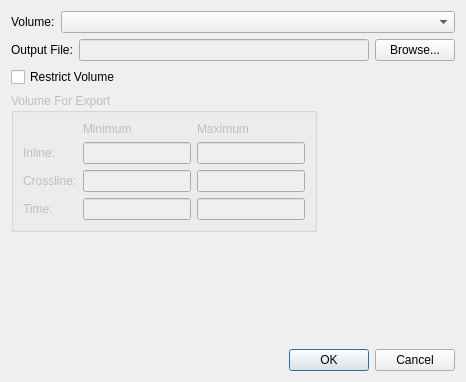
<?xml version="1.0" encoding="UTF-8"?>
<ui version="4.0">
 <class>ExportVolumeDialog</class>
 <widget class="QDialog" name="ExportVolumeDialog">
  <property name="geometry">
   <rect>
    <x>0</x>
    <y>0</y>
    <width>466</width>
    <height>382</height>
   </rect>
  </property>
  <property name="windowTitle">
   <string>Export Volume</string>
  </property>
  <layout class="QVBoxLayout" name="verticalLayout">
   <item>
    <layout class="QHBoxLayout" name="horizontalLayout_2">
     <item>
      <widget class="QLabel" name="label">
       <property name="text">
        <string>Volume:</string>
       </property>
      </widget>
     </item>
     <item>
      <widget class="QComboBox" name="cbVolume">
       <property name="sizePolicy">
        <sizepolicy hsizetype="MinimumExpanding" vsizetype="Fixed">
         <horstretch>0</horstretch>
         <verstretch>0</verstretch>
        </sizepolicy>
       </property>
      </widget>
     </item>
    </layout>
   </item>
   <item>
    <layout class="QHBoxLayout" name="horizontalLayout">
     <item>
      <widget class="QLabel" name="label_2">
       <property name="text">
        <string>Output File:</string>
       </property>
      </widget>
     </item>
     <item>
      <widget class="QLineEdit" name="leOutputFile">
       <property name="enabled">
        <bool>false</bool>
       </property>
      </widget>
     </item>
     <item>
      <widget class="QPushButton" name="pbBrowse">
       <property name="text">
        <string>Browse...</string>
       </property>
      </widget>
     </item>
    </layout>
   </item>
   <item>
    <widget class="QCheckBox" name="cbRestrictVolume">
     <property name="text">
      <string>Restrict Volume</string>
     </property>
    </widget>
   </item>
   <item>
    <layout class="QHBoxLayout" name="horizontalLayout_3">
     <item>
      <widget class="QGroupBox" name="gbVolume">
       <property name="enabled">
        <bool>false</bool>
       </property>
       <property name="title">
        <string>Volume For Export</string>
       </property>
       <layout class="QGridLayout" name="gridLayout">
        <item row="0" column="1">
         <widget class="QLabel" name="label_3">
          <property name="text">
           <string>Minimum</string>
          </property>
         </widget>
        </item>
        <item row="0" column="2">
         <widget class="QLabel" name="label_4">
          <property name="text">
           <string>Maximum</string>
          </property>
         </widget>
        </item>
        <item row="1" column="0">
         <widget class="QLabel" name="label_5">
          <property name="text">
           <string>Inline:</string>
          </property>
         </widget>
        </item>
        <item row="1" column="1">
         <widget class="QLineEdit" name="leMinInline"/>
        </item>
        <item row="1" column="2">
         <widget class="QLineEdit" name="leMaxInline"/>
        </item>
        <item row="2" column="0">
         <widget class="QLabel" name="label_6">
          <property name="text">
           <string>Crossline:</string>
          </property>
         </widget>
        </item>
        <item row="2" column="1">
         <widget class="QLineEdit" name="leMinCrossline"/>
        </item>
        <item row="2" column="2">
         <widget class="QLineEdit" name="leMaxCrossline"/>
        </item>
        <item row="3" column="0">
         <widget class="QLabel" name="label_7">
          <property name="text">
           <string>Time:</string>
          </property>
         </widget>
        </item>
        <item row="3" column="1">
         <widget class="QLineEdit" name="leMinTime">
          <property name="text">
           <string/>
          </property>
         </widget>
        </item>
        <item row="3" column="2">
         <widget class="QLineEdit" name="leMaxTime">
          <property name="text">
           <string/>
          </property>
         </widget>
        </item>
       </layout>
      </widget>
     </item>
     <item>
      <spacer name="horizontalSpacer">
       <property name="orientation">
        <enum>Qt::Horizontal</enum>
       </property>
       <property name="sizeHint" stdset="0">
        <size>
         <width>40</width>
         <height>20</height>
        </size>
       </property>
      </spacer>
     </item>
    </layout>
   </item>
   <item>
    <spacer name="verticalSpacer">
     <property name="orientation">
      <enum>Qt::Vertical</enum>
     </property>
     <property name="sizeHint" stdset="0">
      <size>
       <width>20</width>
       <height>40</height>
      </size>
     </property>
    </spacer>
   </item>
   <item>
    <widget class="QDialogButtonBox" name="buttonBox">
     <property name="orientation">
      <enum>Qt::Horizontal</enum>
     </property>
     <property name="standardButtons">
      <set>QDialogButtonBox::Cancel|QDialogButtonBox::Ok</set>
     </property>
    </widget>
   </item>
  </layout>
 </widget>
 <resources/>
 <connections>
  <connection>
   <sender>buttonBox</sender>
   <signal>accepted()</signal>
   <receiver>ExportVolumeDialog</receiver>
   <slot>accept()</slot>
   <hints>
    <hint type="sourcelabel">
     <x>248</x>
     <y>254</y>
    </hint>
    <hint type="destinationlabel">
     <x>157</x>
     <y>274</y>
    </hint>
   </hints>
  </connection>
  <connection>
   <sender>buttonBox</sender>
   <signal>rejected()</signal>
   <receiver>ExportVolumeDialog</receiver>
   <slot>reject()</slot>
   <hints>
    <hint type="sourcelabel">
     <x>316</x>
     <y>260</y>
    </hint>
    <hint type="destinationlabel">
     <x>286</x>
     <y>274</y>
    </hint>
   </hints>
  </connection>
  <connection>
   <sender>cbRestrictVolume</sender>
   <signal>toggled(bool)</signal>
   <receiver>gbVolume</receiver>
   <slot>setEnabled(bool)</slot>
   <hints>
    <hint type="sourcelabel">
     <x>232</x>
     <y>99</y>
    </hint>
    <hint type="destinationlabel">
     <x>209</x>
     <y>203</y>
    </hint>
   </hints>
  </connection>
 </connections>
</ui>
